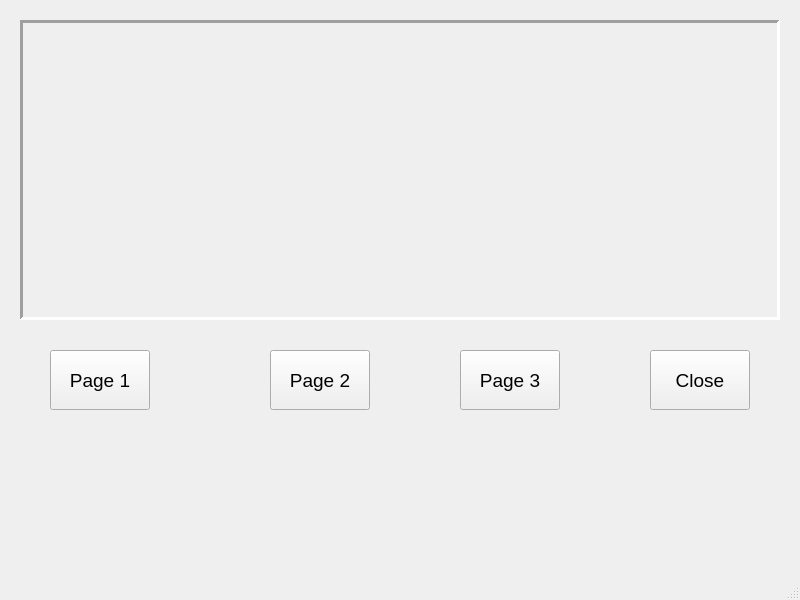
<?xml version="1.0" encoding="UTF-8"?>
<ui version="4.0">
 <class>MainWindow</class>
 <widget class="QMainWindow" name="MainWindow">
  <property name="geometry">
   <rect>
    <x>0</x>
    <y>0</y>
    <width>800</width>
    <height>600</height>
   </rect>
  </property>
  <property name="windowTitle">
   <string>MainWindow</string>
  </property>
  <widget class="QWidget" name="centralwidget">
   <widget class="QStackedWidget" name="stackedWidget">
    <property name="geometry">
     <rect>
      <x>20</x>
      <y>20</y>
      <width>760</width>
      <height>300</height>
     </rect>
    </property>
    <property name="frameShape">
     <enum>QFrame::Panel</enum>
    </property>
    <property name="frameShadow">
     <enum>QFrame::Sunken</enum>
    </property>
    <property name="lineWidth">
     <number>3</number>
    </property>
    <property name="currentIndex">
     <number>0</number>
    </property>
    <widget class="QWidget" name="page">
     <widget class="QLabel" name="lbl_img1">
      <property name="geometry">
       <rect>
        <x>10</x>
        <y>10</y>
        <width>730</width>
        <height>275</height>
       </rect>
      </property>
      <property name="text">
       <string/>
      </property>
      <property name="pixmap">
       <pixmap>eiffel.jpg</pixmap>
      </property>
      <property name="scaledContents">
       <bool>true</bool>
      </property>
      <property name="alignment">
       <set>Qt::AlignCenter</set>
      </property>
     </widget>
    </widget>
    <widget class="QWidget" name="page_2">
     <widget class="QLabel" name="lbl_img2">
      <property name="geometry">
       <rect>
        <x>10</x>
        <y>10</y>
        <width>735</width>
        <height>275</height>
       </rect>
      </property>
      <property name="text">
       <string/>
      </property>
      <property name="pixmap">
       <pixmap>riviera.jpg</pixmap>
      </property>
      <property name="scaledContents">
       <bool>true</bool>
      </property>
      <property name="alignment">
       <set>Qt::AlignCenter</set>
      </property>
     </widget>
    </widget>
    <widget class="QWidget" name="page_3">
     <property name="styleSheet">
      <string notr="true">background-color: rgb(170, 255, 127);</string>
     </property>
     <widget class="QLabel" name="lbl_text">
      <property name="geometry">
       <rect>
        <x>280</x>
        <y>120</y>
        <width>200</width>
        <height>60</height>
       </rect>
      </property>
      <property name="font">
       <font>
        <pointsize>20</pointsize>
       </font>
      </property>
      <property name="text">
       <string>The end!</string>
      </property>
      <property name="alignment">
       <set>Qt::AlignCenter</set>
      </property>
     </widget>
    </widget>
   </widget>
   <widget class="QPushButton" name="btn_page1">
    <property name="geometry">
     <rect>
      <x>50</x>
      <y>350</y>
      <width>100</width>
      <height>60</height>
     </rect>
    </property>
    <property name="font">
     <font>
      <pointsize>14</pointsize>
      <weight>50</weight>
      <bold>false</bold>
     </font>
    </property>
    <property name="text">
     <string>Page 1</string>
    </property>
   </widget>
   <widget class="QPushButton" name="btn_close">
    <property name="geometry">
     <rect>
      <x>650</x>
      <y>350</y>
      <width>100</width>
      <height>60</height>
     </rect>
    </property>
    <property name="font">
     <font>
      <pointsize>14</pointsize>
      <weight>50</weight>
      <bold>false</bold>
     </font>
    </property>
    <property name="text">
     <string>Close</string>
    </property>
   </widget>
   <widget class="QPushButton" name="btn_page2">
    <property name="geometry">
     <rect>
      <x>270</x>
      <y>350</y>
      <width>100</width>
      <height>60</height>
     </rect>
    </property>
    <property name="font">
     <font>
      <pointsize>14</pointsize>
      <weight>50</weight>
      <bold>false</bold>
     </font>
    </property>
    <property name="text">
     <string>Page 2</string>
    </property>
   </widget>
   <widget class="QPushButton" name="btn_page3">
    <property name="geometry">
     <rect>
      <x>460</x>
      <y>350</y>
      <width>100</width>
      <height>60</height>
     </rect>
    </property>
    <property name="font">
     <font>
      <pointsize>14</pointsize>
      <weight>50</weight>
      <bold>false</bold>
     </font>
    </property>
    <property name="text">
     <string>Page 3</string>
    </property>
   </widget>
  </widget>
  <widget class="QMenuBar" name="menubar">
   <property name="geometry">
    <rect>
     <x>0</x>
     <y>0</y>
     <width>800</width>
     <height>26</height>
    </rect>
   </property>
  </widget>
  <widget class="QStatusBar" name="statusbar"/>
 </widget>
 <resources/>
 <connections/>
</ui>
